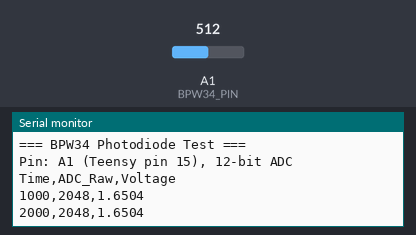
Bench run of a sketch on a simulated Teensy 4. Shown: the last lines printed to the serial monitor. The inputs (shaded band) are chosen by the test bench; at power-on: A1 (BPW34_PIN) = 512 (analog values on the 0–1023 scale).

Above: at 2.8 s.
2.9 s: A1 (BPW34_PIN) set to 716
At 3.5 s:
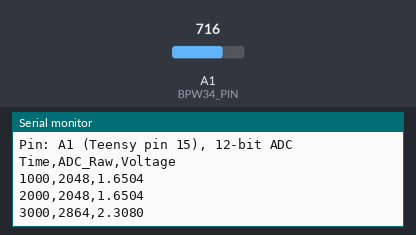
4.4 s: A1 (BPW34_PIN) set to 900
At 5.8 s:
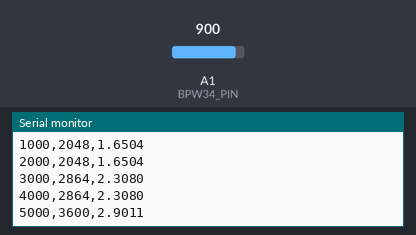
Timing chart, 0 to 7.4 s (numbered marks = the images above; inputs shaded):
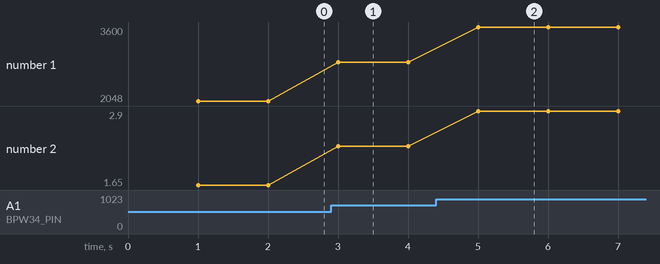

Measured:
- after the input at 2.9 s, the serial monitor: prints a new line after 0.10 s (image 1)
- after the input at 4.4 s, the serial monitor: prints a new line after 0.60 s (image 2)
- plotted number 1: 2048 → 2864 after the input at 2.9 s, 2864 → 3600 after the input at 4.4 s
- plotted number 2: 1.65 → 2.31 after the input at 2.9 s, 2.31 → 2.9 after the input at 4.4 s

The sketch:

BPW34Test.ino
```cpp
// BPW34 photodiode + TIA test sketch for Teensy 4.0
// Reads analog voltage from the transimpedance amplifier output
// and prints to Serial Monitor every second.
// Wiring: TIA output -> pin 15 (A01 on MTB)

#define BPW34_PIN A1  // Teensy pin 15 = A01 on MTB

#define ADC_BITS 12
#define ADC_MAX  ((1 << ADC_BITS) - 1)  // 4095 for 12-bit
#define VREF     3.3f

#define PRINT_INTERVAL_MS 1000

static unsigned long lastPrintTime = 0;

void setup() {
  Serial.begin(115200);
  while (!Serial && millis() < 3000) {}

  analogReadResolution(ADC_BITS);
  pinMode(BPW34_PIN, INPUT);

  Serial.println("=== BPW34 Photodiode Test ===");
  Serial.print("Pin: A1 (Teensy pin 15), ");
  Serial.print(ADC_BITS);
  Serial.println("-bit ADC");
  Serial.println("Time,ADC_Raw,Voltage");
  Serial.println();

  lastPrintTime = millis();
}

void loop() {
  unsigned long now = millis();

  if (now - lastPrintTime >= PRINT_INTERVAL_MS) {
    int raw = analogRead(BPW34_PIN);
    float voltage = (float)raw * VREF / ADC_MAX;

    Serial.print(now);
    Serial.print(",");
    Serial.print(raw);
    Serial.print(",");
    Serial.println(voltage, 4);

    lastPrintTime = now;
  }
}
```
